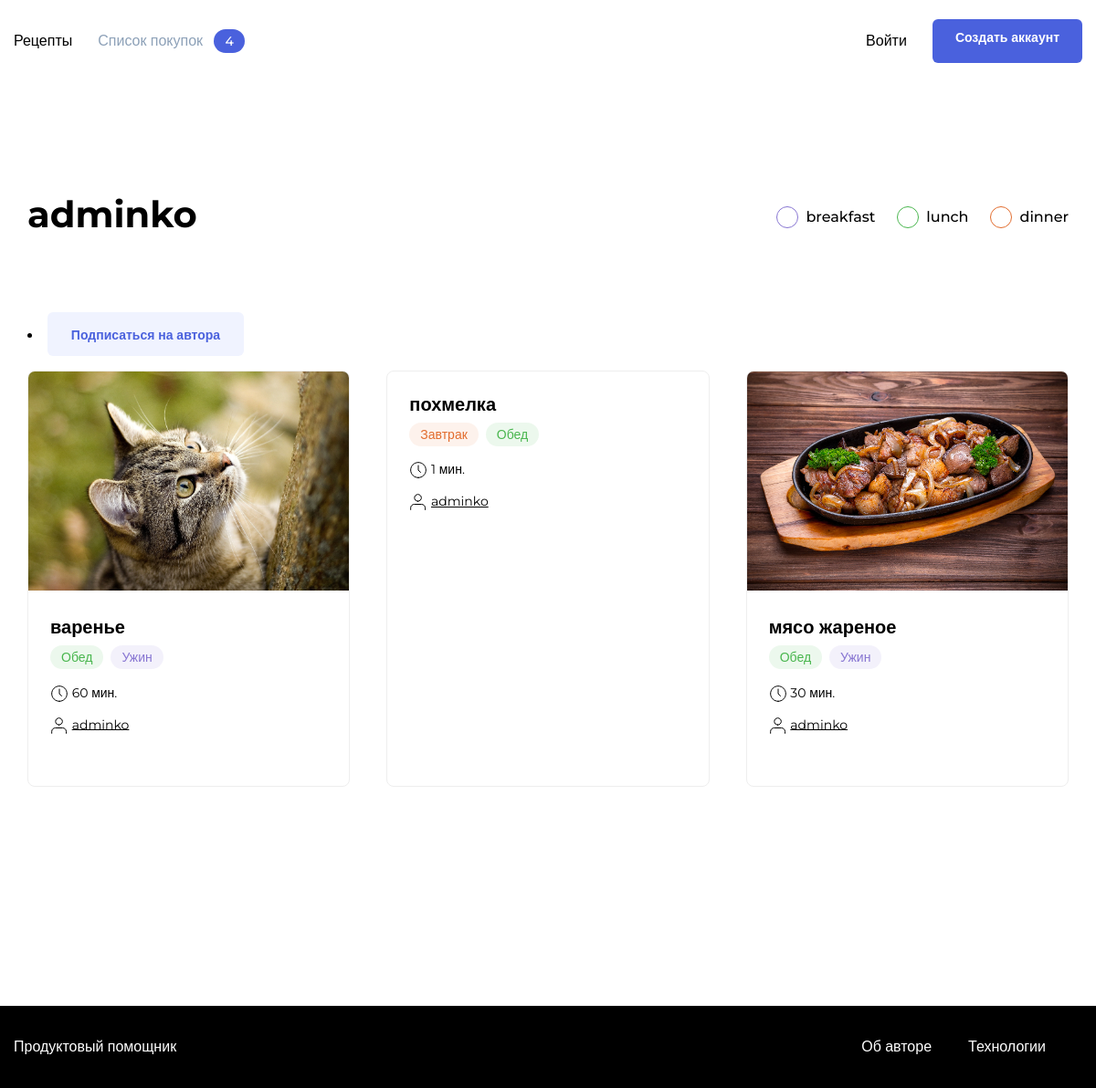
The page /adminko/ on the database its author committed.
### prod_h/models.py (models this page shows, shortened)
class Teg(models.Model):
    name = models.CharField(max_length=20)
    slug = models.SlugField(unique=True)
    color = models.CharField(
        max_length=20,
        verbose_name='Цвет тега',
        blank=True
    )

class Recipe(models.Model):
    author = models.ForeignKey(
        User,
        on_delete=models.CASCADE,
        related_name='recipes',
        verbose_name='автор рецепта',
    )
    name = models.CharField(
        max_length=100,
        verbose_name='Название рецепта',
        help_text='Максимальная длинна 100 символов',)
    image = models.ImageField(upload_to='prod_h/', blank=True, null=True)
    text = models.TextField(
        blank=True,
        verbose_name='Описание',
        help_text='Описание рецепта',)
    ingredients = models.ManyToManyField(
        ListOfIngridients,
        through='Amount',
        through_fields=('recipe', 'ingredient'),
        verbose_name='Игредиенты',
        help_text='Игредиенты',)
    tags = models.ManyToManyField(Teg, )
    time = models.IntegerField(verbose_name='Вермя приготовления')
    pub_date = models.DateTimeField("date published", auto_now_add=True)
    slug = models.SlugField(
        max_length=500,
        unique=True,
        blank=True,
    )
    class Meta:
        ordering = ["-pub_date"]

### prod_h/views.py (the view)
# urls.py: path('<str:username>/', views.authors_recipes, name='authors-recipes'),
def authors_recipes(request, username):
    author = get_object_or_404(User, username=username)
    user_recipe = author.recipes.all()
    paginator = Paginator(user_recipe, 6)
    page_number = request.GET.get('page')
    page = paginator.get_page(page_number)
    all_tags = Teg.objects.all()
    context = {
        'page': page,
        'paginator': paginator,
        'author': author,
        'all_tags': all_tags,
    }
    return render(request, "authorRecipe.html", context=context)

### users/templatetags/tags_filters.py (called while the page is built)
@register.filter(name='parse_tags')
def parse_tags(get):
    return get.getlist('tag')

@register.filter(name='set_tag_qs')
def set_tag_qs(request, tag):
    new_req = request.GET.copy()
    tags = new_req.getlist('tag')
    if tag.name in tags:
        tags.remove(tag.name)
    else:
        tags.append(tag.name)
    new_req.setlist('tag', tags)
    return new_req.urlencode()

### templates/authorRecipe.html (shortened to what this page needs)
{% extends "base.html" %}
{% load static %}
{% block static_css %}<link rel="stylesheet" href="{% static 'pages/index.css' %}">{% endblock %}
{%block content%}
    <main class="main container">
        <div class="main__header">
            <h1 class="main__title">{{author }}</h1>
               <ul class="tags">
                <li class="tags__item">
                    {% include "includes/filter_tag.html" %}
                </li>
               </ul>
        </div>
        <div class="author-subscribe"  data-author={{author.id}}>
            <p style="padding: 0 0 2em 0;">{% include "includes/foll_but.html" %}</p>
        </div>
        <div class="card-list">
            {% for post in page %}
            {% include "includes/post_item.html" with post=post %}
            {% endfor %}
        </div>
    </main>
{%endblock%}

### templates/base.html (shortened to what this page needs)
<!doctype html>
<html>
<head>
    {% block static_css %}
    {% endblock %}
</head>
<body class="body">
  <header class="header">
      {% include 'includes/nav.html' %}
  </header>
  <main class="main container">
          <div class="main__header">
              {% block content %}{% endblock %}
          </div>
  </main>
{% include 'includes/footer.html' %}
</body>
</html>

### templates/includes/nav.html
<!DOCTYPE html>
{% load user_filters %}
<nav class="nav">
        <div class="nav__container container">
            <ul class="nav__items list">
                  <li class="nav__item {% if 'index' in request.resolver_match.url_name %}nav__item_active{% endif %}"><a href="{% url 'index' %}" class="nav__link link">Рецепты</a></li>
                  {% if user.is_authenticated %}
                  <li class="nav__item {% if 'follow' in request.resolver_match.url_name %}nav__item_active{% endif %}"><a href="{% url 'follow' %}" class="nav__link link">Мои подписки</a></li>
                  <li class="nav__item {% if 'new_recipe' in request.resolver_match.url_name %}nav__item_active{% endif %}"><a href="{% url 'new_recipe' %}" class="nav__link link">Создать рецепт</a></li>
                  <li class="nav__item {% if 'my_favorite' in request.resolver_match.url_name %}nav__item_active{% endif %}"><a href="{% url 'my_favorite' %}" class="nav__link link">Избранное</a></li>
                  <li class="nav__item {% if 'cart' in request.resolver_match.url_name %}nav__item_active{% endif %}"><a href="{% url 'cart' %}" class="nav__link link">Список покупок</a> <span class="badge badge_style_blue nav__badge" id="counter">{{user|purchases_count}}</span></li>
              </ul>
              <ul class="nav__items list">
                  <li class="nav__item"><a href="{% url 'password_change' %}" class="nav__link link">Изменить пароль</a></li>
                  <li class="nav__item"><a href="{% url 'logout' %}" class="nav__link link">Выход {{user.username }}</a></li>
              </ul>
          </div>
               {% else %}
                <li class="nav__item nav__item_disabled"><a href="#" class="nav__link link">Список покупок <span class="badge badge_style_blue nav__badge" id="counter">4</span></a></li>
            </ul>
            <ul class="nav__items list">
                <li class="nav__item"><a href="{% url 'login' %}" class="nav__link link">Войти</a></li>
                <li class="nav__item"><a href="{% url 'signup' %}" class="button button_style_blue">Создать аккаунт</a></li>
            </ul>
        </div>
               {%endif%}
    </nav>

### templates/includes/filter_tag.html
{% load tags_filters %}
<ul class="tags">
  {% for tag in all_tags %}
    <li class="tags__item">
      <a
          id="{{ tag.name }}"
          class="tags__checkbox tags__checkbox_style_{{ tag.color }}
        {% if tag.name in request.GET|parse_tags %}tags__checkbox_active{% endif %}"
          href="{{ request.path }}?{{ request|set_tag_qs:tag}}">
      </a>
      <span class="tags__label">{{ tag.name }}</span>
    </li>
  {% endfor %}
</ul>

### templates/includes/foll_but.html
{% load user_filters %}
{% if user|foll_to:recipe %}
    <li class="single-card__item"><button class="button button_style_light-blue button_size_subscribe" name="subscribe">Вы подписаны</button></li>
{% else %}
    <li class="single-card__item"><button class="button button_style_light-blue button_size_subscribe" name="subscribe" data-out>Подписаться на автора</button></li>
{% endif %}

### templates/includes/post_item.html (shortened to what this page needs)
<div class="card" data-id="{{recipe.id}}">
      {% load thumbnail %}
      {% load user_filters %}
      {% load static %}
      {% thumbnail post.image "364x240" crop="center" upscale=True as img %}
        <a href="{% url 'recipe_detail' post.id %}" class="link" target="_blank"><img src="{{ img.url }}" alt="{{ post.name }}" class="card__image"></a>
      {% endthumbnail %}
        <div class="card__body">
            <a class="card__title link" href="{% url 'recipe_detail' post.id %}" target="_blank">{{post.name}}</a>
            <ul class="card__items">
                {%include "includes/tag.html"%}
            </ul>
            <div class="card__items card__items_column">
                <p class="card__text"><span class="icon-time"></span> {{post.time}} мин.</p>
                <p class="card__text"><span class="icon-user"></span> <a href="{%url 'authors-recipes' username=post.author.username %}" style="color: black">{{post.author.username}}</a></p>
            </div>
        </div>
        <div class="card__footer">
        </div>
    </div>

### templates/includes/tag.html
{% for tag in post.tags.all %}
    {% if tag.name == 'breakfast' %}
        <li class="card__item"><span class="badge badge_style_orange">Завтрак</span></li>
    {% elif tag.name == 'lunch' %}
        <li class="card__item"><span class="badge badge_style_green">Обед</span></li>
    {% elif tag.name == 'dinner' %}
        <li class="card__item"><span class="badge badge_style_purple">Ужин</span></li>
    {% endif %}
{% endfor %}

### templates/includes/footer.html
    <footer class="footer">
        <div class="footer__container container">
            <a href="#" class="footer__brand link">Продуктовый помощник</a>
            <ul class="footer__items">
                <li class="footer__item"><a href="/about-author/" class="footer__link link">Об авторе </a></li>
                <li class="footer__item"><a href="/about-tech/" class="footer__link link">Технологии</a></li>
            </ul>
        </div>
    </footer>

### static/pages/index.css (style rules this page uses)
* { box-sizing: border-box; }
html, body { min-height: 100%; }

### static/blocks/body/body.css (style rules this page uses)
.body { display: flex; flex-direction: column; }

### static/blocks/container/container.css (style rules this page uses)
.container { max-width: 1200px; padding: 0 15px; margin: 0 auto; width: 100%; }

### static/blocks/link/link.css (style rules this page uses)
.link { text-decoration: none; transition: opacity 0.2s; }

### static/blocks/tags/tags.css (style rules this page uses)
.tags { display: flex; height: 100%; flex-direction: row; list-style: none; padding: 0; }

### static/blocks/tags/__item/tags__item.css (style rules this page uses)
.tags__item { display: flex; align-items: center; margin-right: 24px; }
.tags__item:last-child { margin-right: 0; }

### static/blocks/tags/__label/tags__label.css (style rules this page uses)
.tags__label { font-family: 'Montserrat', sans-serif; font-style: normal; font-weight: 500; font-size: 16px; line-height: 20px; color: #000000; cursor: default; }

### static/blocks/tags/__checkbox/tags__checkbox.css (style rules this page uses)
.tags__checkbox { position: relative; width: 24px; height: 24px; border-radius: 50%; color: #ddd; border: 1px solid currentColor; -webkit-appearance: none; outline: none; margin-right: 8px; cursor: pointer; }

### static/blocks/tags/__checkbox/_style/tags__checkbox_style_green.css (style rules this page uses)
.tags__checkbox_style_green { color: #49B64E; }

### static/blocks/tags/__checkbox/_style/tags__checkbox_style_orange.css (style rules this page uses)
.tags__checkbox_style_orange { color: #E26C2D; }

### static/blocks/tags/__checkbox/_style/tags__checkbox_style_purple.css (style rules this page uses)
.tags__checkbox_style_purple { color: #8775D2; }

### static/blocks/button/button.css (style rules this page uses)
.button { font-family: 'Montserrat', sans-serif; font-style: normal; font-weight: 600; font-size: 14px; background: none; border-radius: 6px; padding: 12px 24px; height: 48px; line-height: 1; text-decoration: none; border: 1px solid transparent; transition: background 0.2s; outline: none; user-select: none; cursor: pointer; width: max-content; }

### static/blocks/button/_style/button_style_blue.css (style rules this page uses)
.button_style_blue { background: #4A61DD; color: #FFFFFF; transition: background 0.2s; }

### static/blocks/button/_style/button_style_light-blue.css (style rules this page uses)
.button_style_light-blue { background: #F0F3FF; color: #4A61DD; }

### static/blocks/button/size/button_size_subscribe.css (style rules this page uses)
.button_size_subscribe { padding: 17px 18px; width: 215px; }

### static/blocks/header/header.css (style rules this page uses)
.header { display: flex; align-items: center; justify-content: center; }

### static/blocks/nav/nav.css (style rules this page uses)
.nav { height: 90px; width: 100%; }

### static/blocks/nav/__container/nav__container.css (style rules this page uses)
.nav__container { display: flex; justify-content: space-between; height: 100%; align-items: center; }

### static/blocks/nav/__items/nav__items.css (style rules this page uses)
.nav__items { display: flex; height: 100%; flex-direction: row; list-style: none; padding: 0; align-items: center; }

### static/blocks/nav/__item/nav__item.css (style rules this page uses)
.nav__item { display: flex; align-items: center; margin-right: 28px; height: 100%; color: #000000; position: relative; }
.nav__item:last-child { margin-right: 0; }

### static/blocks/nav/__item/_disabled/nav__item_disabled.css (style rules this page uses)
.nav__item_disabled { color: #8DA1B8; cursor: context-menu; }

### static/blocks/nav/__link/nav__link.css (style rules this page uses)
.nav__link { font-style: normal; font-weight: 500; font-size: 16px; line-height: 20px; color: inherit; cursor: pointer; font-family: 'Montserrat', sans-serif; }

### static/blocks/nav/__badge/nav__badge.css (style rules this page uses)
.nav__badge { margin-left: 8px; }

### static/blocks/main/main.css (style rules this page uses)
.main { padding-top: 60px; padding-bottom: 80px; flex: 1 0 auto; min-height: calc(100vh - 180px); }

### static/blocks/main/__header/main__header.css (style rules this page uses)
.main__header { display: flex; justify-content: space-between; margin-bottom: 28px; }

### static/blocks/main/__title/main__title.css (style rules this page uses)
.main__title { font-family: 'Montserrat', sans-serif; font-style: normal; font-weight: bold; font-size: 40px; line-height: 49px; color: #000000; padding: 0; margin: 0; }

### static/blocks/card-list/card-list.css (style rules this page uses)
.card-list { display: grid; grid-template-columns: repeat(3, 1fr); grid-template-rows: auto; grid-gap: 40px; margin-bottom: 52px; }

### static/blocks/card/card.css (style rules this page uses)
.card { display: flex; flex-direction: column; max-width: 363px; border: 1px solid #EEEEEE; box-sizing: border-box; border-radius: 8px; overflow: hidden; }

### static/blocks/card/__image/card__image.css (style rules this page uses)
.card__image { height: 240px; width: 100%; object-fit: cover; }

### static/blocks/card/__item/card__item.css (style rules this page uses)
.card__item { margin-right: 8px; }

### static/blocks/card/__title/card__title.css (style rules this page uses)
.card__title { font-family: 'Montserrat', sans-serif; font-style: normal; font-weight: bold; font-size: 20px; line-height: 24px; color: #000000; margin: 0 0 12px; padding: 0; display: block; }

### static/blocks/card/__items/card__items.css (style rules this page uses)
.card__items { display: flex; flex-direction: row; list-style: none; padding: 0; margin: 0 0 20px; }
.card__items:last-child { margin-bottom: 0; }

### static/blocks/card/__items/_column/card__items_column.css (style rules this page uses)
.card__items_column { flex-direction: column; }

### static/blocks/card/__body/card__body.css (style rules this page uses)
.card__body { padding: 24px 24px 12px; flex: 1 0 auto; }

### static/blocks/card/__text/card__text.css (style rules this page uses)
.card__text { font-family: 'Montserrat', sans-serif; font-style: normal; font-weight: normal; font-size: 14px; line-height: 17px; color: #000000; margin: 0 0 15px; padding: 0; }
.card__text:last-child { margin-bottom: 0; }

### static/blocks/card/__footer/card__foter.css (style rules this page uses)
.card__footer { display: flex; justify-content: space-between; align-items: center; padding: 12px 24px 32px; flex: 0 0 auto; }

### static/blocks/footer/footer.css (style rules this page uses)
.footer { background: #000000; height: 90px; flex: 0 0 auto; }

### static/blocks/footer/__container/footer__container.css (style rules this page uses)
.footer__container { display: flex; justify-content: space-between; align-items: center; height: 100%; }

### static/blocks/footer/__link/footer__link.css (style rules this page uses)
.footer__link { font-family: 'Montserrat', sans-serif; font-style: normal; font-weight: 500; font-size: 16px; line-height: 20px; color: #FFFFFF; }

### static/blocks/footer/__item/footer__item.css (style rules this page uses)
.footer__item { margin-right: 40px; }

### static/blocks/footer/__items/footer__items.css (style rules this page uses)
.footer__items { display: flex; list-style: none; padding: 0; }

### static/blocks/footer/__brand/footer__brand.css (style rules this page uses)
.footer__brand { font-family: 'Montserrat', sans-serif; font-style: normal; font-weight: 500; font-size: 16px; line-height: 20px; color: #FFFFFF; }

### static/blocks/badge/_style/badge_style_green.css (style rules this page uses)
.badge_style_green { background: rgba(73, 182, 78, 0.1); color: #49B64E; }

### static/blocks/badge/_style/badge_style_orange.css (style rules this page uses)
.badge_style_orange { background: rgba(234, 146, 99, 0.12); color: #E26C2D; }

### rows shown on the page
Teg: name "breakfast", shows "Завтрак"
Teg: name "lunch", shows "Обед"
Teg: name "dinner", shows "Ужин"
Recipe: shows a picture, name "варенье", time "60", author.username "adminko"
Recipe: name "похмелка", time "1", author.username "adminko"
Recipe: shows a picture, name "мясо жареное", time "30", author.username "adminko"

### other values the page prints
{{ author }} "adminko"
